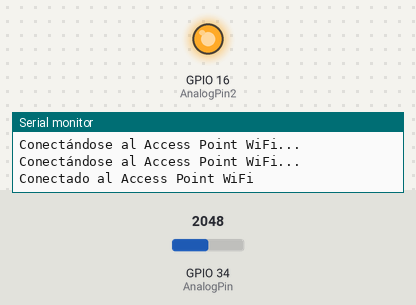
Recording of a sketch running on a simulated ESP32. Parts: output pins drawn as LEDs (lit = HIGH), the last lines printed to the serial monitor. The inputs (shaded band) are chosen by the test bench; at power-on: GPIO 34 (AnalogPin) = 2048. WiFi joins after 1.5 s; servers stay silent unless stated; network time is answered at once with the bench clock; uploads are accepted with an empty reply; the local clock reads 2024-03-15 10:24:30 at power-on unless the sketch sets it.

Above: at 2.1 s.
At 3.1 s:
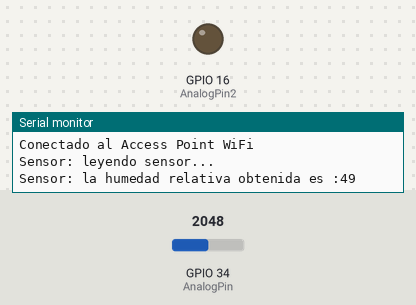
Timing chart, 0 to 4.6 s (numbered marks = the images above):
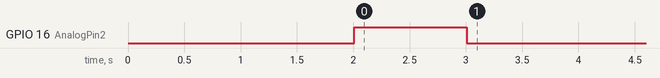

The sketch:

proyectofinal.ino
```cpp
#include <WiFi.h>
#include <HTTPClient.h>
#include <WiFiClientSecure.h>
#include <NTPClient.h>
#include <WiFiUdp.h>
#include <ArduinoJson.h>
#include <freertos/FreeRTOS.h>
#include <freertos/task.h>


const char* ssid = "MOVISTAR_AF09";
const char* password = "12345678";
const int AnalogPin = 34;
const int AnalogPin2 = 16;
const int UmbralHumedadMinimo = 5;
const int UmbralHumedadMaximo = 35;
const char* bajahumedad = "Alerta: La humedad está bajo ";
const char* altahumedad = "Alerta: La humedad está por encima de ";
const char* unidad = " HR";
const char* normalhumedad = "El nivel de humedad está dentro de los parametros normales";
const char* httpsServer = "https://qap9opok49.execute-api.us-west-2.amazonaws.com/prod/sensorapi";
const char* httpsGetRequest = "https://qap9opok49.execute-api.us-west-2.amazonaws.com/prod/sensorapi?startregister=1&maxregisters=1";
const char* httpsGetTapRequest = "https://t473ll27a2.execute-api.us-west-2.amazonaws.com/prod/llaveapi?startregister=1&maxregisters=1";
const int TapTime = 2;
const int DelayTime = 15;
const int WifiTimeout = 30000;
const int fadeAmount = 5;  // Cantidad de cambio en el brillo por iteración
const int channel = 0;     // Canal PWM

WiFiUDP ntpUDP;
WiFiClientSecure espClient;
NTPClient timeClient(ntpUDP);

// Declaración de funciones
void setup();
void loop();
void sensorThread(void *parameter);
void llaveThread(void *parameter);
String obtenerTimestampActualizado(NTPClient& timeClient);

void setup() {
  //Configurar la salida serial
  Serial.begin(9600);
  // Configurar conexión Wi-Fi
  WiFi.begin(ssid, password);

  // Esperar hasta que se conecte a la red WiFi
  unsigned long startAttemptTime = millis();
  while (WiFi.status() != WL_CONNECTED) {
    delay(1000);
    Serial.println("Conectándose al Access Point WiFi...");

    // Si no se conecta en un tiempo determinado, detener el intento
    if (millis() - startAttemptTime > (WifiTimeout * 1000)) { // n segundos
      Serial.println("No se pudo conectar a la red WiFi. Reinicie y verifique la configuración.");
      while (1); // Bucle infinito
    }
  }
  //Configurar Led
  pinMode(AnalogPin2, OUTPUT); // Establecer el pin del LED como salida
  ledcSetup(channel, 5000, 8); // Canal, Frecuencia, Resolución
  ledcAttachPin(AnalogPin2, channel); // Asignar el pin al canal

  //Confirmar conexion exitosa
  Serial.println("Conectado al Access Point WiFi");
  //LED de Confirmacion de conexion
  ledcWrite(channel, 255); // Asignar el valor a la intensidad del LED
  delay(1000);
  ledcWrite(channel, 0); // Asignar el valor a la intensidad del LED

  //Configurar NTP
  timeClient.begin();
  timeClient.setTimeOffset(-18000);

  //Hilos
  xTaskCreatePinnedToCore(sensorThread, "SensorThread", 8192, NULL, 1, NULL, 0); // Pinned al núcleo 0
  xTaskCreatePinnedToCore(llaveThread, "LlaveThread", 8192, NULL, 1, NULL, 1); // Pinned al núcleo 1

}

void loop() {

}

void sensorThread(void *parameter) {
  int valor_humedad_raw;
  int humedad_relativa;
  while (1) {
    //Obtener el valor del sensor
    Serial.println("Sensor: leyendo sensor...");
    valor_humedad_raw = analogRead (AnalogPin);
    humedad_relativa =  ((4095.0 - valor_humedad_raw) / 4095.0 ) * 100.0;
    Serial.println("Sensor: la humedad relativa obtenida es :" + String(humedad_relativa));
    //iniciar cliente http
    HTTPClient httpGet;
    httpGet.begin(httpsGetRequest);
    int httpResponseCodeGet = httpGet.GET();
    if (httpResponseCodeGet > 0) {
        String responseGet = httpGet.getString();
        Serial.println("Sensor: " + responseGet);
        //Deserializar JSON
        DynamicJsonDocument doc(1024);
        deserializeJson(doc, responseGet);
        //Obtener id del ultimo registro
        int lastRegistroId = doc["lastRegistroId"]; // Obtener lastRegistroId del JSON
        httpGet.end();
        //Fabricar JSON
        DynamicJsonDocument jsonDoc(200);
        jsonDoc["RegistroId"] = lastRegistroId + 1; // Incrementar el lastRegistroId
        jsonDoc["FechayHora"] = obtenerTimestampActualizado(timeClient);
        jsonDoc["medida"] = humedad_relativa;
        if (humedad_relativa < UmbralHumedadMinimo) {
          jsonDoc["comentario"] = bajahumedad + String(UmbralHumedadMinimo) + unidad;
        }else if(humedad_relativa > UmbralHumedadMaximo){
          jsonDoc["comentario"] = altahumedad + String(UmbralHumedadMaximo) + unidad;
        }
        else{
          jsonDoc["comentario"] = normalhumedad;
        }
        //Convertir array JSON a String
        String jsonString;
        serializeJson(jsonDoc, jsonString);
        //Enviar JSON
        HTTPClient httpPost;
        httpPost.begin(httpsServer);
        httpPost.addHeader("Content-Type", "application/json");
        int httpResponseCodePost = httpPost.POST(jsonString);
        //COmprobar respuesta de la nube
        if (httpResponseCodePost > 0) {
          Serial.print("Sensor: Respuesta del servidor: ");
          Serial.println(httpResponseCodePost);
          String responsePost = httpPost.getString();
          Serial.println("Sensor: " + responsePost);
        } else {
          Serial.print("Sensor: Error en la solicitud POST. Código de error: ");
          Serial.println(httpResponseCodePost);
        }

        httpPost.end();
    }
    else {
        //COmprobar respuesta de la nube
        Serial.print("Error en la solicitud GET. Código de error: ");
        Serial.println(httpResponseCodeGet);
        httpGet.end();
    }
    delay(DelayTime * 1000); // Esperar antes de la siguiente lectura
  }
}

// Función para el hilo de la llave
void llaveThread(void *parameter) {
  int brightness = 0;  // Nivel de brillo del LED (0 - 255)
  int led_write_value = 0;
  int lastProcessedRegistroId = 0; //
  bool fistloop = true;
  while (1) {
    //Crear objeto ppara comprobar registro de la llave
    HTTPClient httpLlaveGet;
    httpLlaveGet.begin(httpsGetTapRequest);
    //Hacer consulta get
    int httpResponseCodeLlaveGet = httpLlaveGet.GET();
    //Si la consulta no es vacía
    if (httpResponseCodeLlaveGet > 0) {
      String responseGet = httpLlaveGet.getString();
      Serial.println("Llave: " + responseGet);
      //Deserializar JSON
      DynamicJsonDocument doc(1024);
      deserializeJson(doc, responseGet);
      //Obtener id del ultimo registro
      int lastRegistroId = doc["lastRegistroId"]; // Obtener lastRegistroId del JSON
      //Si el id del ultimo registro es 1 o más , que tambien significa que hay registros en la tabla ...
      if (lastRegistroId>0) {
        //Asegurarse que la llave solo se abra una vez hasta que se envia otro comando
        if (lastRegistroId > lastProcessedRegistroId) {
          lastProcessedRegistroId = lastRegistroId;
          //Obtiene nivel grifo y tiempoapertura
          int nivelgrifo = doc["registers"][0]["nivelgrifo"];
          int tiempoapertura = doc["registers"][0]["tiempoapertura"];
          led_write_value = 255 * (nivelgrifo/100.0);
          //Evitar que la llave se abra automaticamente al inicio
          if (fistloop == false) {
            //Abrir la Llave
            Serial.println("Llave: abriendo la llave " + String(tiempoapertura) + " segundos a una presión de " + String(nivelgrifo) + " ...");
            ledcWrite(channel, led_write_value); // Asignar el valor a la intensidad del LED
            //esperar tiempo de apertura
            delay(tiempoapertura * 1000);
            //cerrar la llave
            Serial.println("Llave: cerrando la llave ...");
            ledcWrite(channel, 0); // Asignar el valor a la intensidad del LED
          }

        }
      }
    }
    httpLlaveGet.end();
    delay(TapTime * 1000); // Esperar antes del siguiente loop
    fistloop = false;
  }
}

String obtenerTimestampActualizado(NTPClient& timeClient) {
  // Obtener el timestamp actualizado
  timeClient.update();
  // Obtener EpochTime
  unsigned long epochTime = timeClient.getEpochTime();
  // Obtener formattedTime
  String formattedTime = timeClient.getFormattedTime();
  // Obtener toda la fecha y Hora
  struct tm *ptm = gmtime ((time_t *)&epochTime);
  int currentYear = ptm->tm_year + 1900;
  int currentMonth = ptm->tm_mon + 1;
  int monthDay = ptm->tm_mday;
  // Formatear día y mes con ceros a la izquierda si es necesario
  String formattedDay = (monthDay < 10 ? "0" : "") + String(monthDay);
  String formattedMonth = (currentMonth < 10 ? "0" : "") + String(currentMonth);
  String currentDate = formattedDay + "/" + formattedMonth + "/" + String(currentYear);
  // Combinar formattedTime y currentDate en un único string llamado TimeDate
  String TimeDate = currentDate + " " + formattedTime;
  return TimeDate;
}
```
